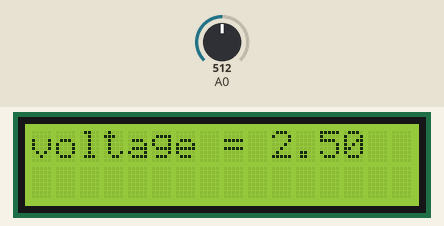
Simulated run of this sketch. Board: Arduino Uno, built with avr-gcc and run on an emulated ATmega328P. On the bench: 16×2 character LCD. The test bench sets the inputs (shaded band); at power-on: A0 = 512. What the sketch prints to the serial monitor is not drawn.

Above: at 1.2 s.
1.3 s: A0 set to 716
At 2.6 s:
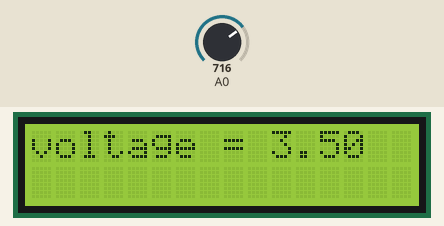
3.0 s: A0 set to 900
At 4.0 s:
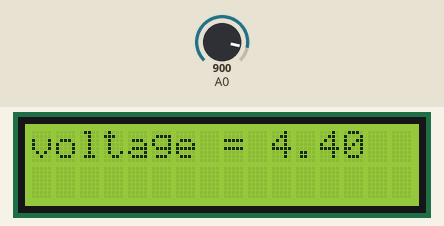
4.5 s: A0 set to 1023
At 5.5 s:
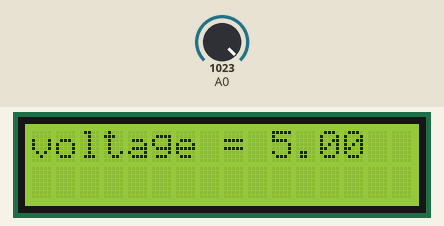
Timing chart, 0 to 7.5 s (numbered marks = the images above; inputs shaded):
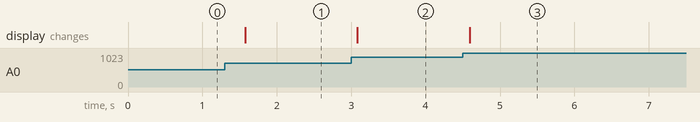

Measured:
- after the input at 1.3 s, the display: changes after 0.27 s (image 1)
- after the input at 3.0 s, the display: changes after 0.08 s (image 2)
- after the input at 4.5 s, the display: changes after 0.09 s (image 3)

The sketch:

voltmeter.ino.ino
```cpp
#include "LiquidCrystal.h"

LiquidCrystal lcd(8, 9, 4, 5, 6, 7);

float inputVoltage = 0.0;

void setup() {
  Serial.begin(9600);
  lcd.begin(16, 2);
}

void loop() {
  int analogVal = analogRead(A0);
  inputVoltage = (analogVal * 5.0) / 1023.0; //arduino reads analog voltage as value b/t (0,1023), need to convert to measurement in volts. 5V is the refrence voltage, divide by the number of possible readings

  if (inputVoltage < 0.05) {         //filter noise
    inputVoltage = 0;
  }

  Serial.print("v= ");
  Serial.println(inputVoltage);

  lcd.setCursor(0, 0);
  lcd.print("voltage = ");
  lcd.print(inputVoltage);
  delay(500);

}
```
